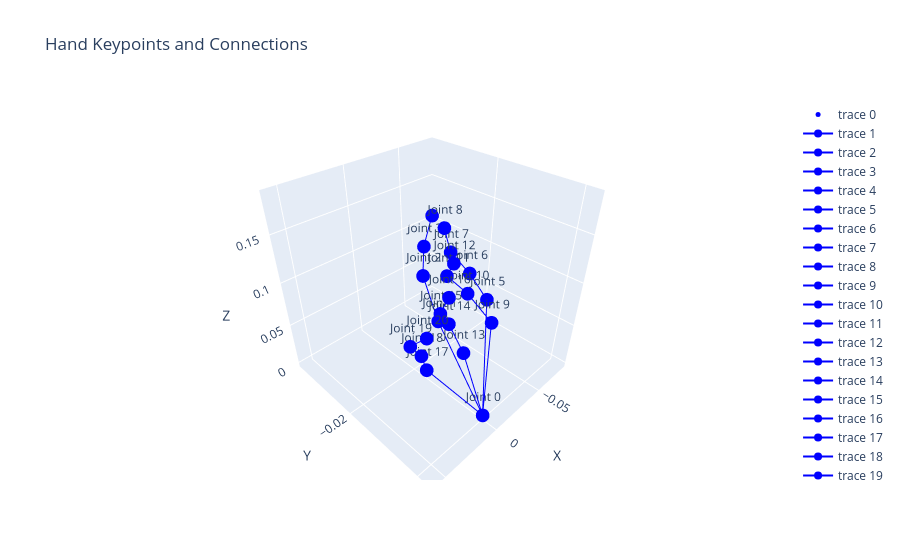

The cell this chart's notebook holds for it:
### Code cell
import numpy as np


_MANO_JOINT_CONNECT = [
    [0, 1], [1, 2], [2, 3], [3, 4], 
    [0, 5], [5, 6], [6, 7], [7, 8],
    [0, 9], [9, 10], [10, 11], [11, 12],
    [0, 13], [13, 14], [14, 15], [15, 16],
    [0, 17], [17, 18], [18, 19], [19, 20]
]

import plotly.graph_objects as go
right_global_hands_vis = right_global_hands[50]
left_global_hands_vis = left_global_hands[10]

def normalize(v):
    """Normalize a vector."""
    return v / np.linalg.norm(v)

def calculate_rotation_matrix_to_target(source_vector, target_vector):
    """
    Calculate a rotation matrix to align the source_vector to the target_vector.
    
    Args:
        source_vector (numpy.ndarray): Current vector to rotate (3,).
        target_vector (numpy.ndarray): Target vector to align with (3,).
    
    Returns:
        numpy.ndarray: Rotation matrix (3, 3).
    """
    source_vector = normalize(source_vector)
    target_vector = normalize(target_vector)
    cross_prod = np.cross(source_vector, target_vector)
    dot_prod = np.dot(source_vector, target_vector)
    if np.linalg.norm(cross_prod) < 1e-6:  # Already aligned
        return np.eye(3)
    
    skew_symmetric = np.array([
        [0, -cross_prod[2], cross_prod[1]],
        [cross_prod[2], 0, -cross_prod[0]],
        [-cross_prod[1], cross_prod[0], 0]
    ])
    rotation_matrix = (
        np.eye(3) + skew_symmetric +
        np.dot(skew_symmetric, skew_symmetric) * ((1 - dot_prod) / (np.linalg.norm(cross_prod) ** 2))
    )
    return rotation_matrix

def align_09_to_z_axis(global_coords):
    """
    Rotate the hand's global coordinates so that the line connecting
    Joint 0 and Joint 7 is perpendicular to the XY plane (aligned with the Z-axis).
    
    Args:
        global_coords (numpy.ndarray): Shape (n_joints, 3), global coordinates of joints.
    
    Returns:
        numpy.ndarray: Adjusted global coordinates.
    """
    joint_0 = global_coords[0]
    joint_9 = global_coords[9]
    vector_09 = joint_9 - joint_0

    target_vector = np.array([0, 0, 1])  # Z-axis

    rotation_matrix = calculate_rotation_matrix_to_target(vector_09, target_vector)

    rotated_coords = (rotation_matrix @ global_coords.T).T
    return rotated_coords

def vector_angle_with_x_axis_2d(vector):
    """
    Calculate the angle between a 2D vector (projected onto XY plane) and the positive X-axis.

    Args:
        vector (numpy.ndarray): 3D vector, only the X and Y components will be used.

    Returns:
        float: Angle in radians between the vector and the positive X-axis in the XY plane.
    """
    vector_2d = vector[:2]  # Only use X and Y components
    unit_vector = vector_2d / np.linalg.norm(vector_2d)
    x_axis = np.array([1, 0])  # Positive X-axis in 2D
    cos_angle = np.dot(unit_vector, x_axis)
    return np.arccos(np.clip(cos_angle, -1.0, 1.0))

def rotate_based_on_joint_distribution(global_coords):
    """
    Rotate the coordinates to align the projection of the line connecting joint 0 and joint 12
    in the XY plane with the positive X-axis. The direction from joint 0 to joint 12
    should align with the positive X-axis.

    Args:
        global_coords (numpy.ndarray): Shape (n_joints, 3), global coordinates of joints.

    Returns:
        numpy.ndarray: Adjusted global coordinates.
    """
    def calculate_rotation_matrix_2d(angle):
        """Create a 2D rotation matrix for the given angle (radians)."""
        return np.array([
            [np.cos(angle), -np.sin(angle), 0],
            [np.sin(angle), np.cos(angle), 0],
            [0, 0, 1]
        ])

    # Step 1: Compute the vector from joint 0 to joint 12 in the XY plane
    joint_0 = global_coords[0]
    joint_12 = global_coords[12]
    vector_012 = joint_12[:2] - joint_0[:2]  # Only consider the XY components

    # Step 2: Calculate the angle between this vector and the positive X-axis
    angle_with_x = np.arctan2(vector_012[1], vector_012[0])  # Angle in radians

    # Step 3: Calculate the required rotation to align this vector with the positive X-axis
    # Rotate by the negative of this angle to align the vector with the X-axis
    rotation_matrix = calculate_rotation_matrix_2d(-angle_with_x)

    # Step 4: Apply the rotation to all global coordinates
    # Only rotate the XY components; Z remains unchanged
    global_coords_rotated = global_coords.copy()
    global_coords_rotated[:, :2] = (rotation_matrix[:2, :2] @ global_coords[:, :2].T).T

    return global_coords_rotated

        
left_global_hands_vis = align_09_to_z_axis(left_global_hands_vis)
left_global_hands_vis = rotate_based_on_joint_distribution(left_global_hands_vis)

x_coords = left_global_hands_vis[:, 0]
y_coords = left_global_hands_vis[:, 1]
z_coords = left_global_hands_vis[:, 2]

fig = go.Figure()
fig.add_trace(go.Scatter3d(
    x=x_coords,
    y=y_coords,
    z=z_coords,
    mode='markers+text',
    text=[f'Joint {i}' for i in range(len(x_coords))],
    textposition='top center',
    marker=dict(size=5, color='blue'),
))

for connection in _MANO_JOINT_CONNECT:
    start, end = connection
    fig.add_trace(go.Scatter3d(
        x=[left_global_hands_vis[start, 0], left_global_hands_vis[end, 0]],
        y=[left_global_hands_vis[start, 1], left_global_hands_vis[end, 1]],
        z=[left_global_hands_vis[start, 2], left_global_hands_vis[end, 2]],
        mode='lines+markers+text',
        line=dict(color='blue', width=2)
    ))

fig.update_layout(
    scene=dict(
        xaxis_title='X',
        yaxis_title='Y',
        zaxis_title='Z',
    ),
    title='Hand Keypoints and Connections',
)

fig.show()

### Figure 1 — Plotly figure (JSON) as saved in the notebook; plotly's stock layout.template omitted (floating-point values rounded to 4 significant figures)
{"data": [{"marker": {"color": "blue", "size": 5}, "mode": "markers+text", "text": ["Joint 0", "Joint 1", "Joint 2", "Joint 3", "Joint 4", "Joint 5", "Joint 6", "Joint 7", "Joint 8", "Joint 9", "Joint 10", "Joint 11", "Joint 12", "Joint 13", "Joint 14", "Joint 15", "Joint 16", "Joint 17", "Joint 18", "Joint 19", "Joint 20"], "textposition": "top center", "type": "scatter3d", "x": [0, -0.02451, -0.04494, -0.05983, -0.08096, -0.0224, -0.01124, -0.002172, 0.005725, 2.123e-18, 0.01115, 0.02346, 0.03473, 0.02409, 0.03001, 0.04131, 0.04633, 0.04169, 0.04618, 0.05473, 0.05725], "y": [0, -0.01953, -0.03045, -0.03455, -0.03787, -0.00623, -0.008092, -0.01043, -0.009843, 1.718e-19, -0.002934, -0.004279, -6.308e-18, -1.933e-05, -0.001856, -0.0005991, 0.002349, -0.003456, -0.00327, -0.003036, 0.001289], "z": [0, 0.04074, 0.06021, 0.08144, 0.1045, 0.1016, 0.1318, 0.1524, 0.1787, 0.1098, 0.1385, 0.1591, 0.1847, 0.09891, 0.1268, 0.1479, 0.1718, 0.08642, 0.1055, 0.1228, 0.1447]}, {"line": {"color": "blue", "width": 2}, "mode": "lines+markers+text", "type": "scatter3d", "x": [0, -0.02451], "y": [0, -0.01953], "z": [0, 0.04074]}, {"line": {"color": "blue", "width": 2}, "mode": "lines+markers+text", "type": "scatter3d", "x": [-0.02451, -0.04494], "y": [-0.01953, -0.03045], "z": [0.04074, 0.06021]}, {"line": {"color": "blue", "width": 2}, "mode": "lines+markers+text", "type": "scatter3d", "x": [-0.04494, -0.05983], "y": [-0.03045, -0.03455], "z": [0.06021, 0.08144]}, {"line": {"color": "blue", "width": 2}, "mode": "lines+markers+text", "type": "scatter3d", "x": [-0.05983, -0.08096], "y": [-0.03455, -0.03787], "z": [0.08144, 0.1045]}, {"line": {"color": "blue", "width": 2}, "mode": "lines+markers+text", "type": "scatter3d", "x": [0, -0.0224], "y": [0, -0.00623], "z": [0, 0.1016]}, {"line": {"color": "blue", "width": 2}, "mode": "lines+markers+text", "type": "scatter3d", "x": [-0.0224, -0.01124], "y": [-0.00623, -0.008092], "z": [0.1016, 0.1318]}, {"line": {"color": "blue", "width": 2}, "mode": "lines+markers+text", "type": "scatter3d", "x": [-0.01124, -0.002172], "y": [-0.008092, -0.01043], "z": [0.1318, 0.1524]}, {"line": {"color": "blue", "width": 2}, "mode": "lines+markers+text", "type": "scatter3d", "x": [-0.002172, 0.005725], "y": [-0.01043, -0.009843], "z": [0.1524, 0.1787]}, {"line": {"color": "blue", "width": 2}, "mode": "lines+markers+text", "type": "scatter3d", "x": [0, 2.123e-18], "y": [0, 1.718e-19], "z": [0, 0.1098]}, {"line": {"color": "blue", "width": 2}, "mode": "lines+markers+text", "type": "scatter3d", "x": [2.123e-18, 0.01115], "y": [1.718e-19, -0.002934], "z": [0.1098, 0.1385]}, {"line": {"color": "blue", "width": 2}, "mode": "lines+markers+text", "type": "scatter3d", "x": [0.01115, 0.02346], "y": [-0.002934, -0.004279], "z": [0.1385, 0.1591]}, {"line": {"color": "blue", "width": 2}, "mode": "lines+markers+text", "type": "scatter3d", "x": [0.02346, 0.03473], "y": [-0.004279, -6.308e-18], "z": [0.1591, 0.1847]}, {"line": {"color": "blue", "width": 2}, "mode": "lines+markers+text", "type": "scatter3d", "x": [0, 0.02409], "y": [0, -1.933e-05], "z": [0, 0.09891]}, {"line": {"color": "blue", "width": 2}, "mode": "lines+markers+text", "type": "scatter3d", "x": [0.02409, 0.03001], "y": [-1.933e-05, -0.001856], "z": [0.09891, 0.1268]}, {"line": {"color": "blue", "width": 2}, "mode": "lines+markers+text", "type": "scatter3d", "x": [0.03001, 0.04131], "y": [-0.001856, -0.0005991], "z": [0.1268, 0.1479]}, {"line": {"color": "blue", "width": 2}, "mode": "lines+markers+text", "type": "scatter3d", "x": [0.04131, 0.04633], "y": [-0.0005991, 0.002349], "z": [0.1479, 0.1718]}, {"line": {"color": "blue", "width": 2}, "mode": "lines+markers+text", "type": "scatter3d", "x": [0, 0.04169], "y": [0, -0.003456], "z": [0, 0.08642]}, {"line": {"color": "blue", "width": 2}, "mode": "lines+markers+text", "type": "scatter3d", "x": [0.04169, 0.04618], "y": [-0.003456, -0.00327], "z": [0.08642, 0.1055]}, {"line": {"color": "blue", "width": 2}, "mode": "lines+markers+text", "type": "scatter3d", "x": [0.04618, 0.05473], "y": [-0.00327, -0.003036], "z": [0.1055, 0.1228]}, {"line": {"color": "blue", "width": 2}, "mode": "lines+markers+text", "type": "scatter3d", "x": [0.05473, 0.05725], "y": [-0.003036, 0.001289], "z": [0.1228, 0.1447]}], "layout": {"scene": {"xaxis": {"title": {"text": "X"}}, "yaxis": {"title": {"text": "Y"}}, "zaxis": {"title": {"text": "Z"}}}, "title": {"text": "Hand Keypoints and Connections"}}}
